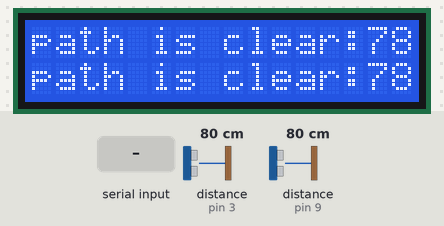
The sketch below on a simulated Arduino Uno, built with avr-gcc and run on an emulated ATmega328P. Shown: 16×2 character LCD. Wiring (inferred from the names in the program): 2 × ultrasonic range finder: trigger pin 2, echo pin 3 / trigger pin 8, echo pin 9. The test bench sets the inputs (shaded band); at power-on: distance to the obstacle (sensors on pin 9, pin 3) 80 cm. The echo pulse lasts 58.3 µs per cm; what the sketch prints to the serial monitor is not drawn.

Above: at 1.2 s.
1.3 s: distance to the obstacle (sensor on pin 9) set to 2 cm
At 3.7 s:
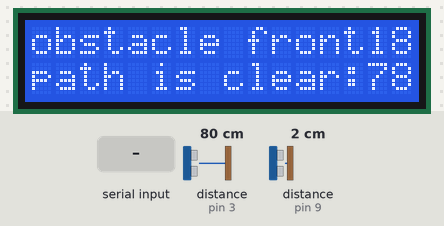
4.2 s: "4" received over Serial
At 4.8 s:
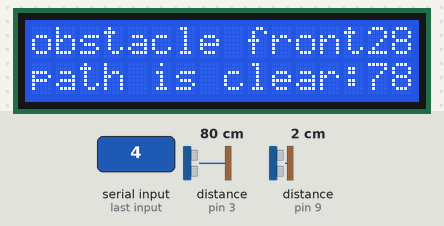
6.4 s: distance to the obstacle (sensor on pin 3) set to 35 cm
At 7.8 s:
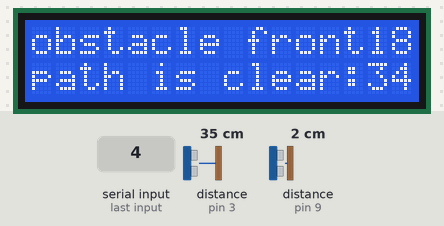
8.0 s: distance to the obstacle (sensor on pin 3) set to 60 cm
At 9.4 s:
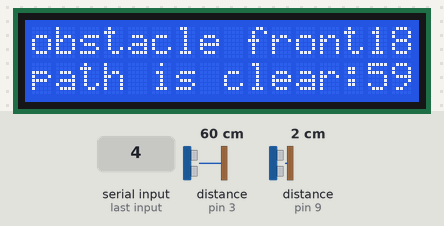
9.6 s: distance to the obstacle (sensor on pin 9) set to 4 cm
At 10.5 s:
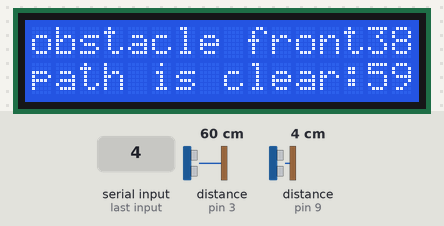
11.2 s: distance to the obstacle (sensor on pin 3) set to 120 cm
At 11.8 s:
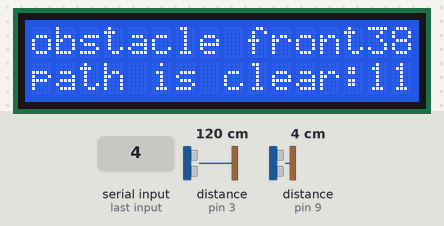
Timing chart, 0 to 13.8 s (numbered marks = the images above; inputs shaded):
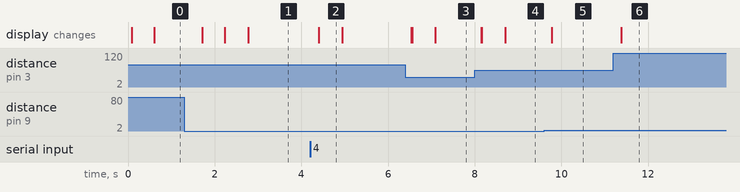

The sketch:

obstacle_car_front_ultrasonic_with_lcd.ino
```cpp
// defining the pins
#include <Wire.h>
#include <LiquidCrystal_I2C.h>
LiquidCrystal_I2C lcd(0x27, 16, 2);
#define c1 4
#define c2 5
#define c3 6
#define c4 7
//#define led 10

const int trigPin = 2;
const int echoPin = 3;
const int trigPin1 = 8;
const int echoPin1 = 9;
long duration;
int distance;
long duration1;
int distance1;
int flag=0;
int flag1=0;


void setup()
{
  lcd.begin();
  lcd.backlight();
  Serial.begin(9600);
  pinMode( c1, OUTPUT);
  pinMode( c2, OUTPUT);
  pinMode( c3, OUTPUT);
  pinMode( c4, OUTPUT);


  digitalWrite( c1, LOW);
  digitalWrite( c2, LOW);
  digitalWrite( c3, LOW);
  digitalWrite( c4, LOW);

  pinMode(trigPin, OUTPUT); // Sets the trigPin as an Output
  pinMode(echoPin, INPUT); // Sets the echoPin as an Input
  pinMode(trigPin1, OUTPUT); // Sets the trigPin as an Output
  pinMode(echoPin1, INPUT); // Sets the echoPin as an Input

}

void forward()
{
  digitalWrite( c1, LOW);
  digitalWrite( c2, HIGH);
  digitalWrite( c3,LOW);
  digitalWrite( c4, HIGH);
  Serial.println("forward");
}
void backward()
{
  digitalWrite( c1, HIGH);
  digitalWrite( c2, LOW);
  digitalWrite( c3,HIGH);
  digitalWrite( c4, LOW);
  Serial.println("backward");
}
void left()
{
  digitalWrite( c1, LOW);
  digitalWrite( c2, HIGH);
  digitalWrite( c3,LOW);
  digitalWrite( c4, LOW);
  Serial.println("left");
}
void right()
{
  digitalWrite( c1, LOW);
  digitalWrite( c2,LOW);
  digitalWrite( c3,LOW);
  digitalWrite( c4, HIGH);
  Serial.println("right");
}
void Stop()
{
  digitalWrite( c1, LOW);
  digitalWrite( c2, LOW);
  digitalWrite( c3,LOW);
  digitalWrite( c4, LOW);
  Serial.println("Stop");
}


void loop()
{

  digitalWrite(trigPin1, LOW);
  delayMicroseconds(2);
  // Sets the trigPin on HIGH state for 10 micro seconds
  digitalWrite(trigPin1, HIGH);
  delayMicroseconds(10);
  digitalWrite(trigPin1, LOW);
  // Reads the echoPin, returns the sound wave travel time in microseconds
  duration1 = pulseIn(echoPin1, HIGH);
  // Calculating the distance
  distance1= duration1*0.034/2;
 // Serial.print("distance from front ultrasonic");
  //Serial.println(distance1);
  //delay(500);

   if (distance1>30)
  {
    lcd.setCursor(0, 0);
    lcd.print("path is clear:");
    lcd.setCursor(14,0);
    lcd.print(distance1);
    //Serial.println("LED OFF");
    //digitalWrite(led, LOW);
    delay(500);
    //lcd.clear();
  }
  else
  {
    lcd.setCursor(0, 0);
    lcd.print("obstacle front:");
    lcd.setCursor(14,0);
    lcd.print(distance1);
    //Serial.println("LED ON");
    //digitalWrite(led, HIGH);
    delay(500);
     //lcd.clear();
  }

  digitalWrite(trigPin, LOW);
  delayMicroseconds(2);
  // Sets the trigPin on HIGH state for 10 micro seconds
  digitalWrite(trigPin, HIGH);
  delayMicroseconds(10);
  digitalWrite(trigPin, LOW);
  // Reads the echoPin, returns the sound wave travel time in microseconds
  duration = pulseIn(echoPin, HIGH);
  // Calculating the distance
  distance= duration*0.034/2;
  // Prints the distance on the Serial Monitor
  // Serial.print("Distance: ");
  // Serial.println(distance);
  if (distance>20)
  {
    flag=0;
    lcd.setCursor(0, 1);
    lcd.print("path is clear:");
    lcd.setCursor(14,1);
    lcd.print(distance);

    //delay(1000);
  }
  else if (distance<20 && flag1== 1)
  {
    flag=1;
    lcd.setCursor(0, 1);
    lcd.print("obstacle back:");
    lcd.setCursor(14,1);
    lcd.print(distance);
    Stop();
    flag1=0;

  }

  while (Serial.available()>0)
  {
    char data=Serial.read();

    if (data=='8')
    {
      forward();
    }

    if (data=='2' && flag==0)
    {
      backward();
      flag1=1;
    }

    if (data=='4')
    {
      left();
    }

    if (data=='6' )
    {
      right();
    }

    if (data=='0' )
    {
      Stop();
    }

  }

}
```

Measured:
- after the input at 1.3 s, the display: changes after 0.41 s (image 1)
- after the input at 4.2 s, the display: changes after 0.21 s (image 2)
- after the input at 6.4 s, the display: changes after 0.14 s (image 3)
- after the input at 8.0 s, the display: changes after 0.15 s (image 4)
- after the input at 9.6 s, the display: changes after 0.18 s (image 5)
- after the input at 11.2 s, the display: changes after 0.18 s (image 6)
- what the display in image 2 shows lasts 0.5 s, from 4.4 s to 4.9 s
